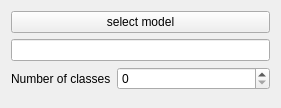
                  <widget class="QWidget" name="classification">
                   <property name="geometry">
                    <rect>
                     <x>0</x>
                     <y>0</y>
                     <width>281</width>
                     <height>108</height>
                    </rect>
                   </property>
                   <attribute name="label">
                    <string>Classification</string>
                   </attribute>
                   <layout class="QVBoxLayout" name="verticalLayout_12">
                    <item>
                     <widget class="QPushButton" name="classificationModel_pushButton">
                      <property name="text">
                       <string>select model</string>
                      </property>
                     </widget>
                    </item>
                    <item>
                     <widget class="QLineEdit" name="classificationModel_lineEdit"/>
                    </item>
                    <item>
                     <layout class="QFormLayout" name="formLayout_6">
                      <item row="0" column="0">
                       <widget class="QLabel" name="label_30">
                        <property name="text">
                         <string>Number of classes</string>
                        </property>
                       </widget>
                      </item>
                      <item row="0" column="1">
                       <widget class="QSpinBox" name="numberOfClasses_spinBox_17"/>
                      </item>
                     </layout>
                    </item>
                   </layout>
                  </widget>
